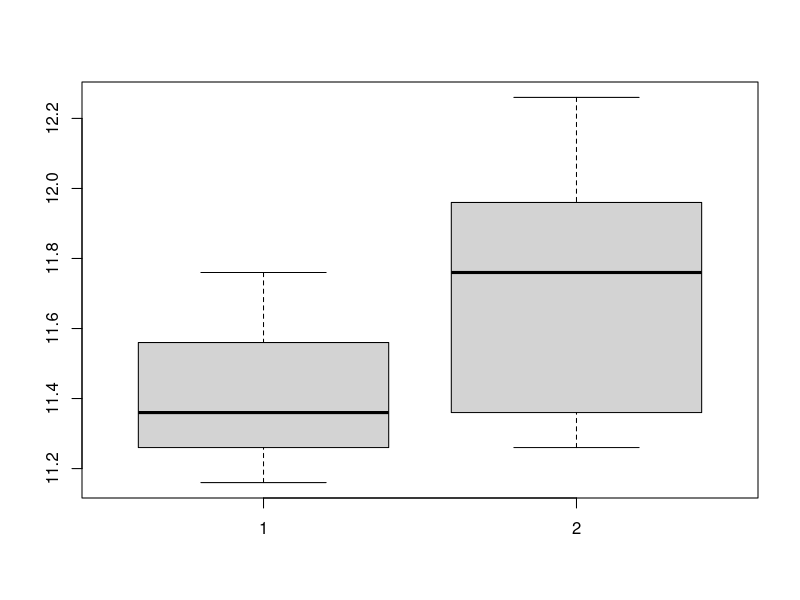

This chart was generated by the following R code:
Xi = c(
    rep(11.16, times=38),
    rep(11.26, times=39),
    rep(11.36, times=43),
    rep(11.46, times=40),
    rep(11.56, times=39),
    rep(11.76, times=35)
    )
Yi = c(
    rep(11.26, times=36),
    rep(11.36, times=36),
    rep(11.66, times=40),
    rep(11.76, times=44),
    rep(11.96, times=41),
    rep(12.26, times=37)
    )
print('Xi: ')
print(Xi)
print('Yi: ')
print(Yi)

boxplot(Xi, Yi)
print(t.test(Xi, Yi))